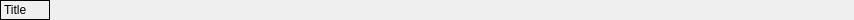
<?xml version="1.0" encoding="UTF-8"?>
<ui version="4.0">
 <class>DigitalPlot</class>
 <widget class="QWidget" name="DigitalPlot">
  <property name="geometry">
   <rect>
    <x>0</x>
    <y>0</y>
    <width>854</width>
    <height>20</height>
   </rect>
  </property>
  <property name="sizePolicy">
   <sizepolicy hsizetype="Preferred" vsizetype="Preferred">
    <horstretch>0</horstretch>
    <verstretch>0</verstretch>
   </sizepolicy>
  </property>
  <property name="maximumSize">
   <size>
    <width>16777215</width>
    <height>20</height>
   </size>
  </property>
  <property name="windowTitle">
   <string>Form</string>
  </property>
  <layout class="QGridLayout" name="gridLayout_DI">
   <property name="leftMargin">
    <number>0</number>
   </property>
   <property name="topMargin">
    <number>0</number>
   </property>
   <property name="rightMargin">
    <number>0</number>
   </property>
   <property name="bottomMargin">
    <number>0</number>
   </property>
   <property name="spacing">
    <number>0</number>
   </property>
   <item row="0" column="0">
    <layout class="QGridLayout" name="gridLayout_DI_IN">
     <property name="spacing">
      <number>0</number>
     </property>
     <item row="0" column="1">
      <widget class="QCustomPlot" name="widget_DI" native="true"/>
     </item>
     <item row="0" column="0">
      <widget class="QLabel" name="TLname_DI">
       <property name="minimumSize">
        <size>
         <width>20</width>
         <height>0</height>
        </size>
       </property>
       <property name="maximumSize">
        <size>
         <width>50</width>
         <height>16777215</height>
        </size>
       </property>
       <property name="frameShape">
        <enum>QFrame::Box</enum>
       </property>
       <property name="text">
        <string>Title</string>
       </property>
      </widget>
     </item>
    </layout>
   </item>
  </layout>
 </widget>
 <customwidgets>
  <customwidget>
   <class>QCustomPlot</class>
   <extends>QWidget</extends>
   <header>qcustomplot.h</header>
   <container>1</container>
  </customwidget>
 </customwidgets>
 <resources/>
 <connections/>
</ui>
